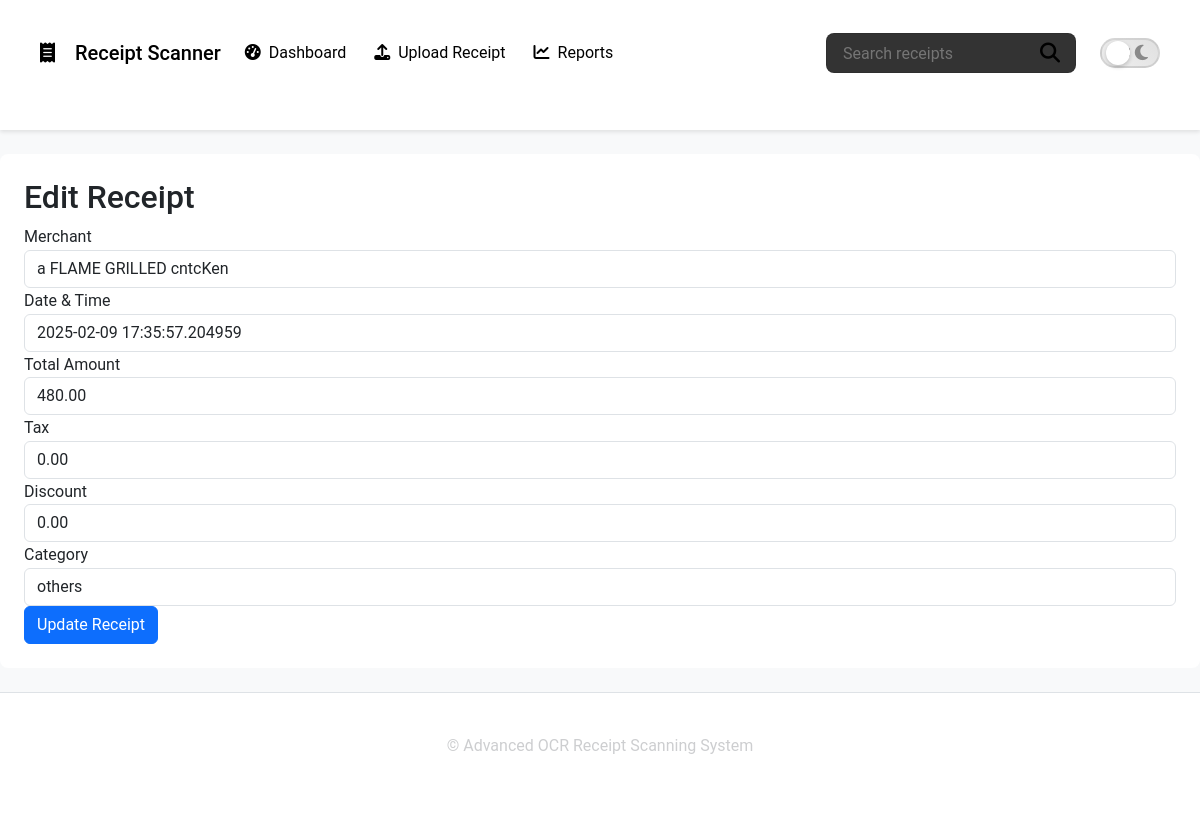
The page /receipt/70/edit on the database its author committed.
### models.py (models this page shows, shortened)
class TimestampMixin:
    created_at = db.Column(
        db.DateTime,
        nullable=False,
        default=datetime.utcnow,
        comment="Record creation timestamp"
    )
    updated_at = db.Column(
        db.DateTime,
        nullable=False,
        default=datetime.utcnow,
        onupdate=datetime.utcnow,
        comment="Record update timestamp"
    )

class Receipt(db.Model, TimestampMixin):
    __tablename__ = 'receipts'
    id = db.Column(db.Integer, primary_key=True)
    bill_no = db.Column(db.String(50), nullable=True, comment="Bill or Invoice number")
    merchant = db.Column(db.String(120), nullable=False, index=True, comment="Merchant name")
    date_time = db.Column(
        db.DateTime,
        nullable=False,
        default=datetime.utcnow,
        comment="Date and time of the receipt"
    )
    total_amount = db.Column(
        db.Numeric(precision=10, scale=2),
        nullable=True,
        comment="Total amount of the receipt"
    )
    tax = db.Column(
        db.Numeric(precision=10, scale=2),
        nullable=True,
        comment="Tax amount"
    )
    discount = db.Column(
        db.Numeric(precision=10, scale=2),
        nullable=True,
        comment="Discount amount"
    )
    ocr_text = db.Column(
        db.Text,
        nullable=True,
        comment="Full OCR text extracted from the receipt"
    )
    category = db.Column(
        db.String(50),
        nullable=True,
        index=True,
        comment="Expense category"
    )
    location = db.Column(
        db.String(120),
        nullable=True,
        comment="Merchant location or other geographical info"
    )
    items = db.relationship(
        'ReceiptItem',
        backref='receipt',
        lazy=True,
        cascade="all, delete-orphan"
    )

### app.py (the view, shortened to what this page needs)
    @app.route('/receipt/<int:receipt_id>/edit', methods=['GET', 'POST'])
    def edit_receipt(receipt_id: int):
        receipt = Receipt.query.get_or_404(receipt_id)
        return render_template('edit_receipt.html', receipt=receipt)

### templates/edit_receipt.html
{% extends "base.html" %}
{% block content %}
<h2>Edit Receipt</h2>
<form method="POST">
  <div class="form-group">
    <label for="merchant">Merchant</label>
    <input type="text" class="form-control" id="merchant" name="merchant" value="{{ receipt.merchant }}">
  </div>
  <div class="form-group">
    <label for="date_time">Date & Time</label>
    <input type="text" class="form-control" id="date_time" name="date_time" value="{{ receipt.date_time }}">
  </div>
  <div class="form-group">
    <label for="total_amount">Total Amount</label>
    <input type="text" class="form-control" id="total_amount" name="total_amount" value="{{ receipt.total_amount }}">
  </div>
  <div class="form-group">
    <label for="tax">Tax</label>
    <input type="text" class="form-control" id="tax" name="tax" value="{{ receipt.tax }}">
  </div>
  <div class="form-group">
    <label for="discount">Discount</label>
    <input type="text" class="form-control" id="discount" name="discount" value="{{ receipt.discount }}">
  </div>
  <div class="form-group">
    <label for="category">Category</label>
    <input type="text" class="form-control" id="category" name="category" value="{{ receipt.category }}">
  </div>
  <button type="submit" class="btn btn-primary">Update Receipt</button>
</form>
{% endblock %}

### static/css/styles.css (style rules this page uses)
:root { --transition-speed: 0.5s; --transition-ease: cubic-bezier(0.4, 0, 0.2, 1); --light-bg: #f8f9fa; --light-text: #212529; --light-container-bg: #ffffff; --light-border: #dee2e6; --dark-bg: #0f0f0f; --dark-text: #d0d0d0; --dark-container-bg: #1a1a1a; --dark-form-bg: #252525; --dark-border: #555555; --primary-color: #0d6efd; --primary-hover: #0b5ed7; --secondary-color: #8c8c8c; --success-color: #28a745; --danger-color: #dc3545; --link-color: #66b3ff; --modal-bg: #181818; }
body { font-family: 'Roboto', sans-serif; margin: 0; padding: 0; line-height: 1.6; background-color: var(--light-bg); color: var(--light-text); transition: background-color var(--transition-speed) var(--transition-ease), color var(--transition-speed) var(--transition-ease), border-color var(--transition-speed) var(--transition-ease), box-shadow var(--transition-speed) var(--transition-ease); }

### templates/base.html (style rules this page uses)
:root { --color-bg: #ffffff; --color-text: #333333; --color-primary: #0056b3; --color-primary-hover: #003d80; --color-bg-secondary: #f5f7fa; --border-color: rgba(0, 0, 0, 0.1); --shadow-color: rgba(0, 0, 0, 0.1); --font-family: 'Roboto', sans-serif; --font-size: 1rem; --navbar-padding-vertical: 0.5rem; --navbar-padding-horizontal: 1rem; --navbar-brand-font-size: 1.25rem; --navbar-brand-font-weight: 500; --nav-link-padding: 0.5rem 1rem; --nav-link-border-radius: 4px; --nav-link-active-font-weight: 600; --input-padding: 0.75rem 1rem; --btn-padding: 0.75rem 1rem; --border-radius: 0.5rem; --transition-duration: 0.3s; --transition: all var(--transition-duration) ease; --focus-shadow: 0 0 0 3px rgba(0, 86, 179, 0.25); }

### rows shown on the page
Receipt: merchant "a FLAME GRILLED cntcKen", date_time "2025-02-09 17:35:57.204959", total_amount "480.00", tax "0.00", discount "0.00", category "others"
